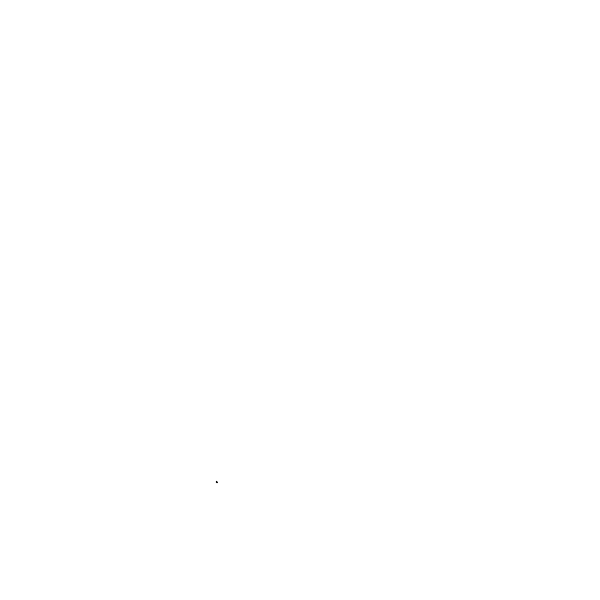
Frame 1 (no input)
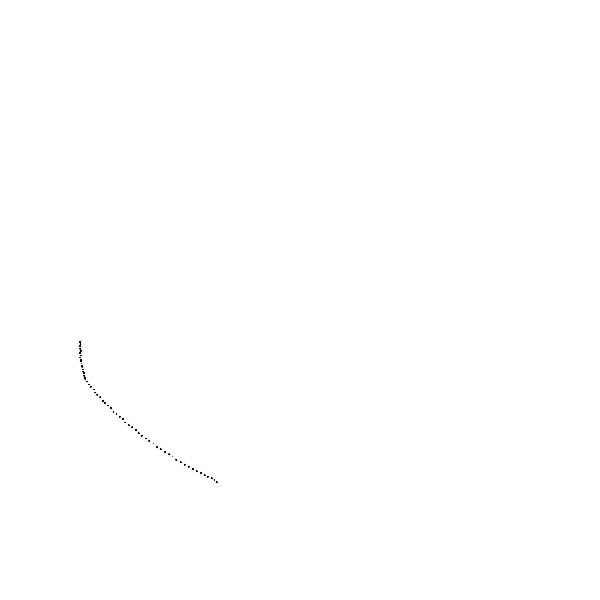
Frame 60 (the mouse pressed at the canvas centre just before this capture)
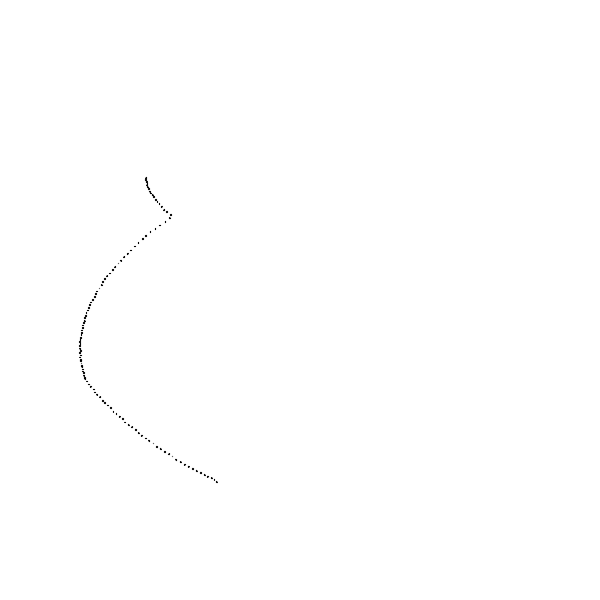
Frame 120 (the mouse held since frame 60 and released just before this capture)

The Processing sketch that drew these frames (run headless with seeded random() and noise(); from frame 60 on, the mouse is pressed at the canvas centre):

// Processing sketch: circle_3_01
// ── circle_3_01.pde
/*___________________________________________________
 //CIRCLE
 
 // Using Lamé Curves to play with Circles
 //
 //
 //Felix Wagner - 20/06/18
 __________________________________________________*/
//GLOBAL PARAMETERS
//all global parameters with values & comments, e.g.

int w = 600;
int h = 600;
int r = 200;
int a = 200;
int b = 200;
float n = 2;
float countA = 0;
float rotation = 2;
int dirN = 1;

void settings()
{
	//needed if image size given by parameters
	width = w; 
	height = h;
	//fullScreen();
}

void setup()
{	
	//all those statements to be executed only once
	colorMode(HSB, 360, 100, 100);
	background(0,0,100);

}
//_____________________________________________________
//LOOPING
void draw()
{
	//background(0,0,100);

	pushMatrix();
	translate(width/2, height/2);
	rotate(rotation);
	noFill();
	stroke(0,0,0,10);
	beginShape();
	for(float angle = 0; angle < TWO_PI; angle += 0.01){
		//code for a circle
		//int x = int(r * cos(angle));
		//int y = int(r * sin(angle));

		// code for a superellipse
		float na = 2/n;
		int x = int(pow(abs(cos(angle)), na) * a * sgn(cos(angle)));
		int y = int(pow(abs(sin(angle)), na) * b * sgn(sin(angle)));

		if(angle == countA){
			stroke(0,0,0);
			ellipse(x,y,1,1);
		}

		stroke(0,0,0,10);
		//vertex(x, y);

	}
	endShape(CLOSE);
	popMatrix();

	rotation += 0.005;

	if(countA <= TWO_PI){
			countA += 0.01;
	}
	if(countA > TWO_PI ){
		countA = 0;
	}

	if(n <= 4){
		if(dirN == 1){
			n += 0.05;
		}
		if(dirN == 0){
			n -= 0.05;
		}
	}
	if(n >= 4){
		dirN = 0;
		n = 4;
	}
	if(n <= 1){
		dirN = 1;
		n = 1;
	}
}

int sgn(float val){
	if(val > 0){
		return 1;
	} else if (val < 0){
		return -1;
	} else{
		return 0;
	}
}
